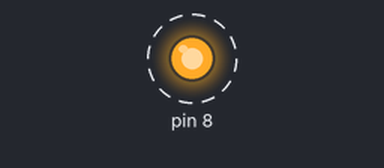
A sketch run on a simulated Arduino Uno, built with avr-gcc and run on an emulated ATmega328P. Parts: output pins drawn as LEDs (lit = HIGH). Dashed ring = blinking.

Above: at 0.2 s.
Timing chart, 0 to 3.0 s (numbered marks = the images above):
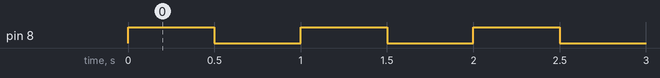

The sketch:

simplerelay.ino
```cpp
// This code is really the same as simple.ino (=i.e. led blinking). Have a look at the image setting next to this code.
// Good tutorial: http://www.circuitbasics.com/setting-up-a-5v-relay-on-the-arduino/

void setup() {
  // put your setup code here, to run once:
  Serial.begin(9600);
  pinMode(8, OUTPUT);
}

void loop() {
  // put your main code here, to run repeatedly:
  // Serial.println("hello world");
  digitalWrite(8, HIGH);
  delay(500);
  digitalWrite(8, LOW);
  delay(500);
}
```

Measured:
- by itself, pin 8: alternates HIGH for 0.50 s and LOW for 0.50 s
